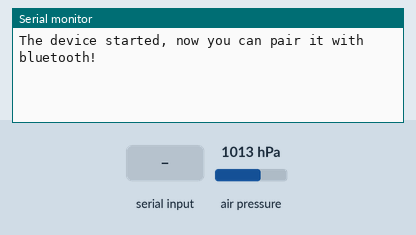
This sketch was run on a simulated ESP32. Shown: the last lines printed to the serial monitor. Inputs (shaded band) come from the test bench; at power-on: air pressure 1013 hPa. Nothing arrives over Bluetooth unless stated.

Above: at 1.2 s.
1.3 s: "1" received over the second serial link
At 1.8 s:
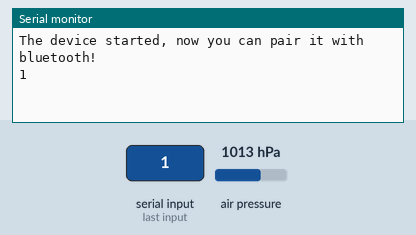
2.8 s: "0" received over the second serial link
At 4.0 s:
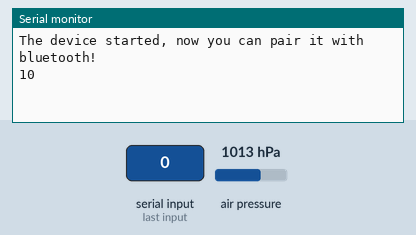

Measured:
- after the input at 1.3 s, the serial monitor: prints a new line at once (image 1)
- after the input at 2.8 s, the serial monitor: prints a new line at once (image 2)

The sketch:

espirometro.ino
```cpp
/*
*************************************************
*           Medidor de vazão pulmonar           *
*                                               *
*       Desenvolvido por Bruno Castanho         *
*                                               *
*                              26/07/2021,BVA   *
*************************************************
*/
//incluindo bibliotecas
#include <math.h>
//BMP280
#include <Wire.h>
#include <Adafruit_BME280.h>
#include <IOXhop_FirebaseESP32.h>
#include <ArduinoJson.h>
#include "BluetoothSerial.h"

#if !defined(CONFIG_BT_ENABLED) || !defined(CONFIG_BLUEDROID_ENABLED)
#error Bluetooth is not enabled! Please run `make menuconfig` to and enable it
#endif

BluetoothSerial SerialBT;

#define BME280_ADD1 0x76  //os 2 BME280 compartilham o mesmo barramento I2C
#define BME280_ADD2 0x77

//declaração de varíaveis
float rawPressure1 = 0;
float rawPressure2 = 0;
float delta=0;
float zeroPressure1;
float zeroPressure2;
float volumetricFlowRate = 0;
float volume = 0;
float acul = 0;
float pres_m = 0;

// iniciando sensores
Adafruit_BME280 bme1;
Adafruit_BME280 bme2;

void setup()
{
  Serial.begin(9600);

  SerialBT.begin("Spiromed v1");  //Bluetooth device name
  Serial.println("The device started, now you can pair it with bluetooth!");

  bool status;

  status = bme1.begin(BME280_ADD1);
  if (!status)
  {
    while (1);
  }

  status = bme2.begin(BME280_ADD2);
  if (!status)
  {
    while (1) delay(10);
  }

  //calibrando sensor conforme pressão atmosferica
  zeroPressure1 = bme1.readPressure();
  zeroPressure2 = bme2.readPressure();

}
void loop()
{
  //bluetooth
  if (Serial.available())
  {
    SerialBT.write(Serial.read());
  }

  if (SerialBT.available())
  {
    Serial.write(SerialBT.read());
  }

  //leitura e calculo da pressão diferencial
  for (int i = 0; i < 15; i++)
  {
    rawPressure1 = bme1.readPressure() - zeroPressure1;
    rawPressure2 = bme2.readPressure() - zeroPressure2;

    if (rawPressure2 > rawPressure1)
    {
      delta = rawPressure2 - rawPressure1;
    }
    else
    {
      delta = rawPressure1 - rawPressure2;
    }

    //calculo da vazão
    volumetricFlowRate = 0.0016619011 *(sqrt((2 / 1.225) *(delta) / (sq(0.0016619011 / 0.0003801324))));
    volume = ((volumetricFlowRate *1000));

    acul = acul + volume;

  }

  pres_m = acul / 15;
  // enviando byte para o aplicativo via bluetooth
  SerialBT.write(volume);
  acul = 0;

}

//******FIM*******
```
